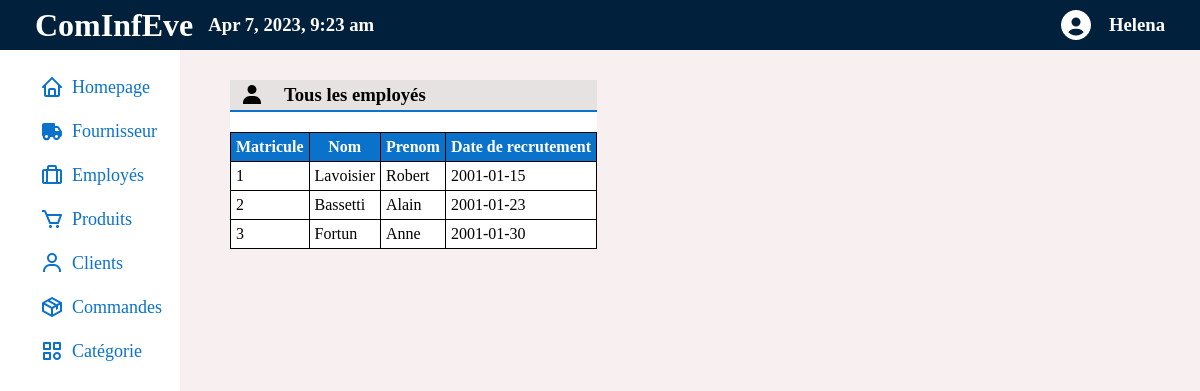
Screenshot of /employe.php with the database file from the repository.
### tables this page shows
CREATE TABLE `employe` (
  `matricule` int(11) NOT NULL,
  `nomEmploye` varchar(20) NOT NULL,
  `prenomEmploye` varchar(20) NOT NULL,
  `dateDeRecrutement` date NOT NULL
);

### script_index.php (called while the page is built, shortened)
<?php
       function getConnection(){
           $server="127.0.0.1";
           $login="marra";
           $password="nicolas";
           $db="cominfeve";
           if( !$id_connection = mysqli_connect($server, $login, $password, $db) )
           {
               die("<p class=\"erreur\">Echec de connexion au serveur de base de données \"".$server."\".</p>");
           }
           return $id_connection;
       }
   ?>

### script_view.php (called while the page is built, shortened)
<?php
    require "script_index.php";
    function showEmployes()
    {
        $requet="SELECT * from employe;";
			if( !$resultat = mysqli_query (getConnection(), $requet))
			{
                echo "<p class=\"erreur\">Erreur de requête sur la base de données \"".$db."\".</p>";
			}
            return $resultat;
    }
?>

### employe.php (the view, shortened to what this page needs)
<!DOCTYPE html>
<html lang="fr">
    <head>
        <?php require "script_view.php" ?>
    </head>
    <body>
    <header>
        <div id="logo-date">
        <h1>ComInfEve</h1>
        <h3><?php date_default_timezone_set('Europe/Paris');  echo date("M j, Y, g:i a");?></h3>
        </div>
        <div id="user">
            <img src="./assets/user-circle-solid-36.png" alt="">
            <h3>Helena</h3>
        </div>
    </header>
    <div id="wrapper">
    <nav>
    <ul>
        <li><a href="./index.php"><img src="./assets/home-regular-24.png" alt="home logo">  Homepage</a></li>
        <li><a href="./fournisseur.php"><img src="./assets/truck-solid-24.png" alt="fournisseur logo"> Fournisseur</a></li>
        <li><a href="#"><img src="./assets/briefcase-alt-regular-24.png" alt="employés logo">Employés</a></li>
        <li><a href="./produits.php"><img src="./assets/cart-regular-24.png" alt="produits logo">Produits</a></li>
        <li><a href="./clients.php"><img src="./assets/user-regular-24.png" alt="clients logo">Clients</a></li>
        <li><a href="./commandes.php"><img src="./assets/package-regular-24.png" alt="">Commandes</a></li>
        <li><a href="./categories.php"><img src="./assets/category-regular-24.png" alt="catégorie logo">Catégorie</a></li>
    </ul>
    </nav>
    <main >
    <div class="add-view">
    <div class="view">
        <div class="top">
        <img src="./assets/bxs-user.svg" alt="icône catégorie">
        <h3>Tous les employés</h3>
        </div>
        <div class="ligne">
        </div>
        <div>
        <table>
            <tr>
                <th>Matricule</th>
                <th>Nom</th>
                <th>Prenom</th>
                <th>Date de recrutement</th>
            </tr>
            <?php
            $resultat = showEmployes();
            while ($colonne = mysqli_fetch_row($resultat))
            {
                 echo "<tr> <td>$colonne[0]</td> <td>$colonne[1]</td> <td>$colonne[2]</td> <td>$colonne[3]</td></tr>";
            }
            ?>
        </table>
        </div>
    </div>
    </div>
    </main>
    </div>
</body>
</html>

### rows the page displays
employe: matricule "1", nomEmploye "Lavoisier", prenomEmploye "Robert", dateDeRecrutement "2001-01-15"
employe: matricule "2", nomEmploye "Bassetti", prenomEmploye "Alain", dateDeRecrutement "2001-01-23"
employe: matricule "3", nomEmploye "Fortun", prenomEmploye "Anne", dateDeRecrutement "2001-01-30"
